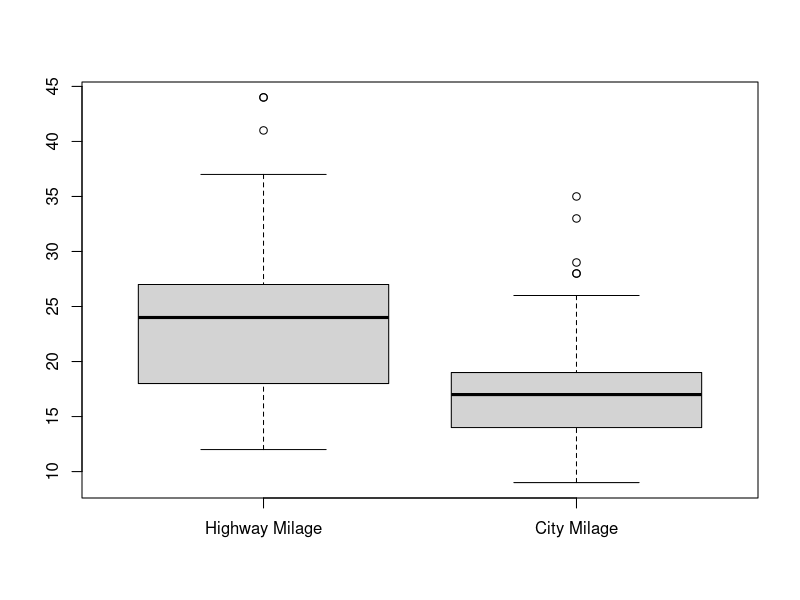
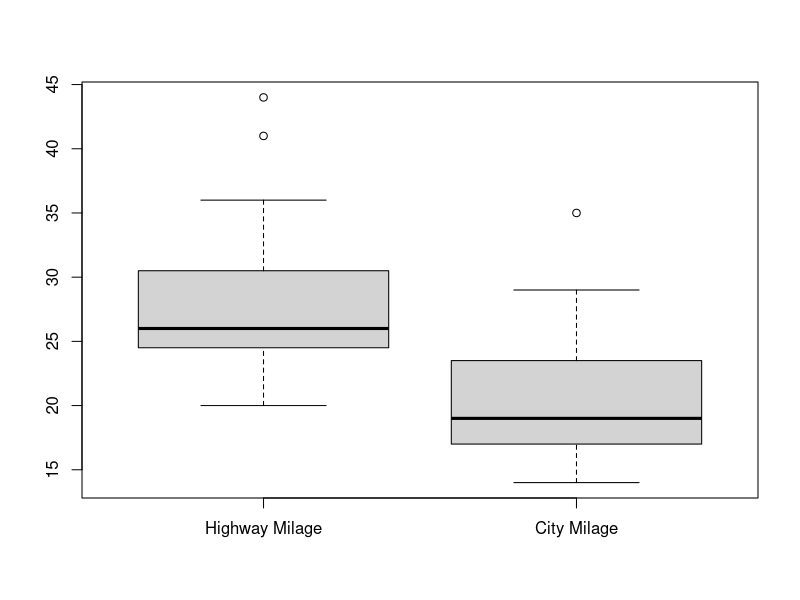
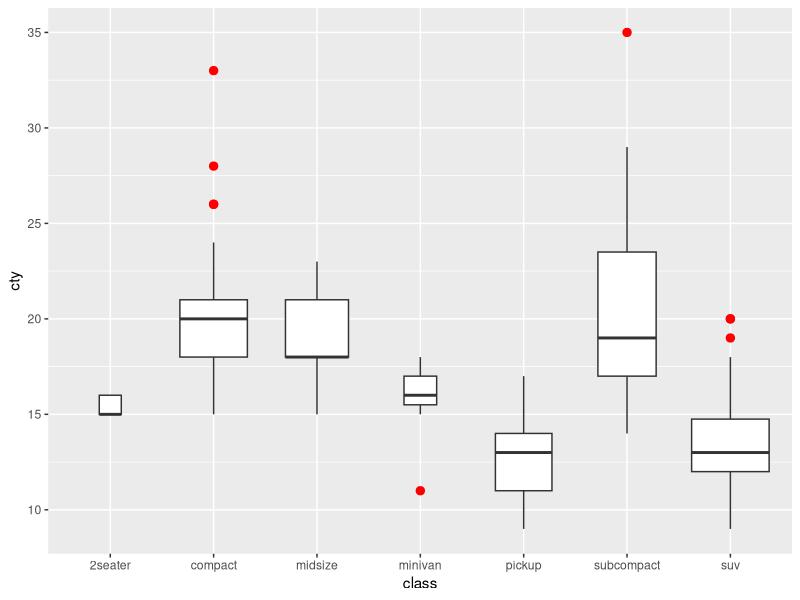
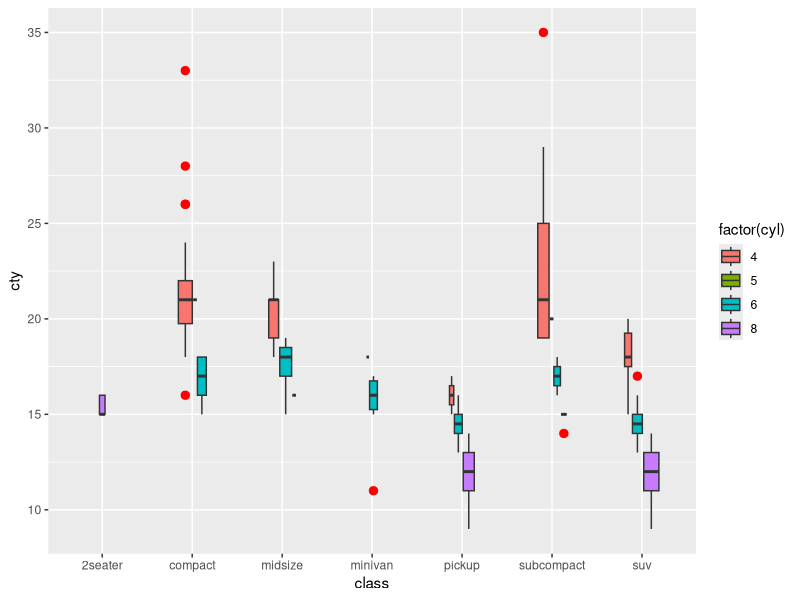

Recreate these plots in R, in order.
### Outerlier treatement - Option 1

library(ggplot2)
library(dplyr)

# Step 1: Finding if my data have outliers

data2 = mpg


# For a given continuous variable, outliers are those observations that lie outside 1.5 * IQR, 
# where IQR, the 'Inter Quartile Range' is the difference between 75th and 25th quartiles. 
# Look at the points outside the whiskers in below box plot.

boxplot(data2$hwy, data2$cty, names = c("Highway Milage", "City Milage"))

# Box plot shows that I do have outliers in my highway milage and city milage

# Step 2: Treatment of these outlier
# Step 2.1: Removing these values from data set itself

# From box plot I can see that the outlier in highway have the milage greater than 40 and in city have a milage greater than 27

# Thus we can filter the data using dplyr to remove these values

data2_without_outlier = data2 %>% filter(hwy > 40) %>% filter(cty > 27)

# Step 2.2: Replace these outlier values by the mean or median of respective column

data2_with_replacement = data2 %>% mutate(hwy=replace(hwy, hwy > 40, mean(hwy))) %>% 
  mutate(cty=replace(cty, cty > 27, mean(cty)))

# To Check if mutate worked

data2_Check = data2_with_replacement %>% filter(hwy > 40) %>% filter(cty > 27)

#### Option 2: Manual Calculation of outlier and capping

# Find the quatiles of data

q = quantile(data2$hwy)
q

# Calculate the IQR

IQR = 27-18

# Calculate the upper whisker and lower whisker

upper_whisker = 27 + 1.5*IQR
lower_whisker = 18 - 1.5*IQR

# Imputing the column in data set to mark each row an outlier

data2$Outlier = ifelse(data2$hwy > upper_whisker | data2$hwy < lower_whisker, "Yes", "No")


# Now if you want to cap the outlier to the upper whisker value

data3 = data2 %>% mutate(new_hwy = 
                           ifelse(Outlier == "Yes", upper_whisker, hwy))

#### Why is not recomended to change the outlier in EDA

# New beetle is an outlier. Lets check that only in the subcompact segment


sub_comp = filter(data3, class == "subcompact")

boxplot(sub_comp$hwy, sub_comp$cty, names = c("Highway Milage", "City Milage"))

# If I calculate the upper whisker for this class

# Find the quatiles of data

q_sub_comp = quantile(sub_comp$hwy)
q_sub_comp

# Calculate the IQR

IQR_sub_comp = 30.5-24.5

# Calculate the upper whisker and lower whisker

upper_whisker_sub_comp = 30.5 + 1.5*IQR_sub_comp
lower_whisker_sub_comp = 24.5 - 1.5*IQR_sub_comp

# We can see the differenc in upper whisker. Thus capping is not clearly a good option


# DO it your self:

# In this case the 2 models are outlier with-in the class also. 
# Check in case of city milage, if all the 4 models are outlier in respective class also.

# Lets try ploting multiple box plot using ggplot so that we can viz all outlier in a single chart

############ Box plot in ggplot

# Data Set used: mpg

# Problem statement : To create a box plot with city mileage grouped by Class of car for each cylender

chart1= ggplot(data2, aes(class, cty)) + geom_boxplot(varwidth = TRUE, outlier.colour ="Red", 
                                                      outlier.size = 2.5)

chart1

# Now I want to plot the case for each cylender car

chart2 = ggplot(data2, aes(class, cty)) + geom_boxplot(aes(fill = factor(cyl)), 
                                                       varwidth = TRUE, outlier.colour ="Red", 
                                                       outlier.size = 2.5)

chart2
























